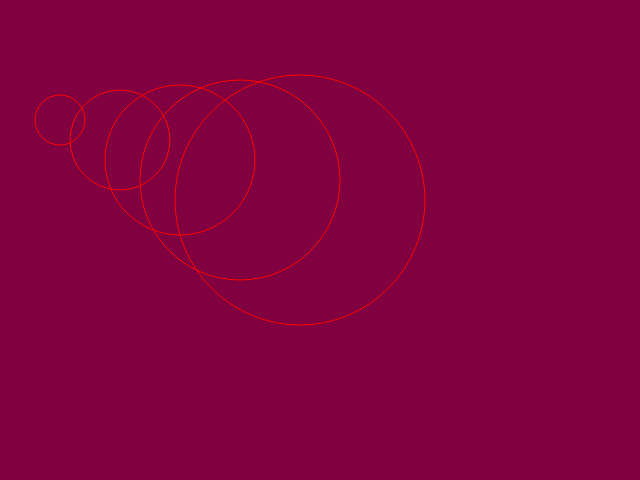
Frame 1 (no input)
Frame 60 (no input): identical to frame 1, image omitted
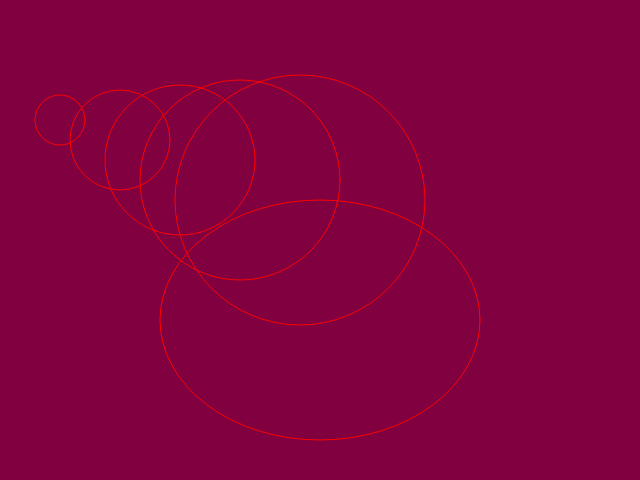
Frame 120 (the mouse pressed at the canvas centre since frame 60)

The p5.js sketch that drew these frames (run headless with seeded random() and noise() and a simulated clock; from frame 60 on, the mouse is pressed at the canvas centre):

// p5.js sketch
// ── sketch.js
function setup() {
  createCanvas(640, 480);
  background(128, 0, 64);
  noFill();

  stroke(255, 0, 0);

  var x;

  x = 1;
  ellipse(x * 100, 100, 50, 50);

  x = 2;
  ellipse(x * 100, 100, 50, 50);

  x = 3;
  ellipse(x * 100, 100, 50, 50);
}
function draw(){
  background(128,0,64);
  var size=Math.abs(mouseX-320)
  ellipse(320,320,mouseX,mouseY);

  for (var x=1; x<=5; x++)
  {
    ellipse(x * 60,x*20+100,x * 50,x * 50);
  var size
  }
}
